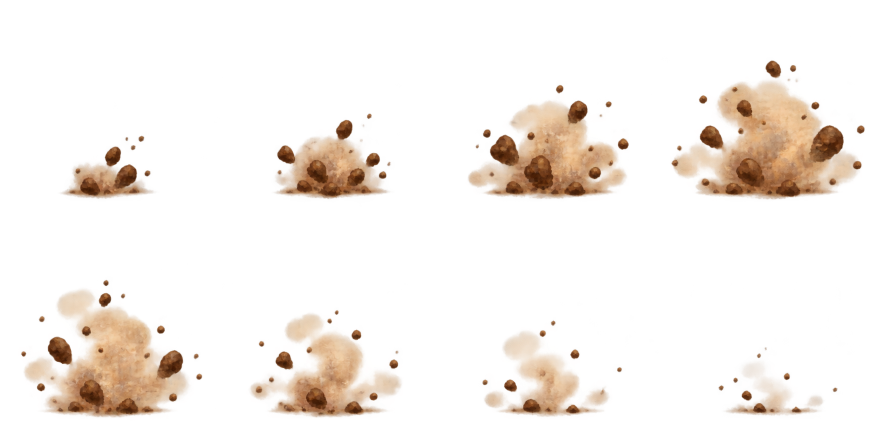
#> input picture assets/production_ui_v1/vfx/till_sheet.png, 1774 x 887 px (shown at 1/2 size); its folder holds 4 pictures in this run
$ python master_qa_evidence.py
#> lines starting #> are read from the running program, lines starting #| are printed output that depends on the picture
"""Build review-only contacts and hash/diff evidence; never mutate game art."""
import csv
import hashlib
import json
import re
import shutil
import sys
from pathlib import Path
from PIL import Image, ImageDraw, ImageFont

sys.stdout.reconfigure(encoding="utf-8")
ROOT = Path(__file__).resolve().parents[1]
REPORT = ROOT / "REPORTS/MASTER_PLAN_V1"
FONT = ImageFont.truetype(str(ROOT / "assets/fonts/BeVietnamPro-Regular.ttf"), 22)
SMALL = ImageFont.truetype(str(ROOT / "assets/fonts/BeVietnamPro-Regular.ttf"), 16)
BLUE = "#183d39"
CREAM = "#f8ebd0"
OUTPUT = REPORT / "CONTACTS"
OUTPUT.mkdir(parents=True, exist_ok=True)

def contact(paths, name, columns=3, width=480):
    tile_height = int(width * 720 / 1280) + 32
    canvas = Image.new("RGB", (width * columns, tile_height * ((len(paths) + columns - 1) // columns)), CREAM)
    draw = ImageDraw.Draw(canvas)
    for index, path in enumerate(paths):
        x, y = (index % columns) * width, (index // columns) * tile_height
        picture = Image.open(path).convert("RGB")
        picture.thumbnail((width, tile_height - 32), Image.Resampling.LANCZOS)
        canvas.paste(picture, (x, y + 32))
        draw.text((x + 8, y + 4), path.stem, font=SMALL, fill=BLUE)
    canvas.save(OUTPUT / name)

for fixture in ("FRESH", "RICH"):
    for locale in ("vi", "en"):
        paths = sorted((REPORT / "CAPTURES").glob(f"{fixture}_{locale}_*.png"))
        if paths: contact(paths, f"ALL_15_{fixture}_{locale}.png")
#> pass 2 of the loop `for fixture in ("FRESH", "RICH"):`:
for locale in ("vi", "en"):
    paths = sorted((REPORT / "FIELD").glob(f"{locale}_*.png"))
    if paths: contact(paths, f"FIELD_STATES_{locale}.png")
#> pass 2 of the loop `for locale in ("vi", "en"):`:

# Both source and composited thumbnail views are evidence, not altered runtime assets.
for action in ("till", "plant", "water", "fertilize", "harvest"):
    source = Image.open(ROOT / f"assets/production_ui_v1/vfx/{action}_sheet.png").convert("RGBA")
#> source is the input picture: PIL image 1774x887 RGBA; mean R, G, B, A 36.8, 24.7, 16.3, 28.8
    canvas = Image.new("RGBA", (1200, 640), CREAM)
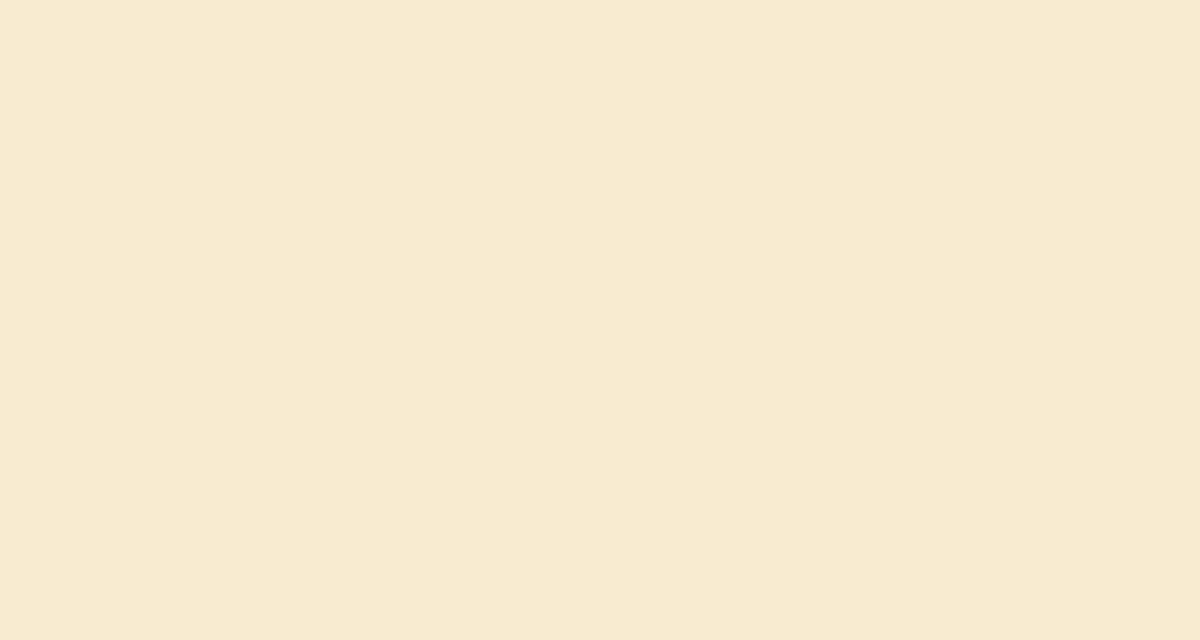
#> canvas: PIL image 1200x640 RGBA; mean R, G, B, A 248, 235, 208, 255
    draw = ImageDraw.Draw(canvas)
    for frame in range(8):
        x, y = frame % 4, frame // 4
        box = (round(x * source.width / 4), round(y * source.height / 2), round((x + 1) * source.width / 4), round((y + 1) * source.height / 2))
        cell = source.crop(box)
        cell.thumbnail((290, 280), Image.Resampling.LANCZOS)
        canvas.alpha_composite(cell, (x * 300 + (300 - cell.width) // 2, y * 320 + 32))
        draw.text((x * 300 + 10, y * 320 + 4), f"{action} / {frame + 1}", font=FONT, fill=BLUE)
#> this loop made 8 passes
#> pass 1, `cell = source.crop(box)`:
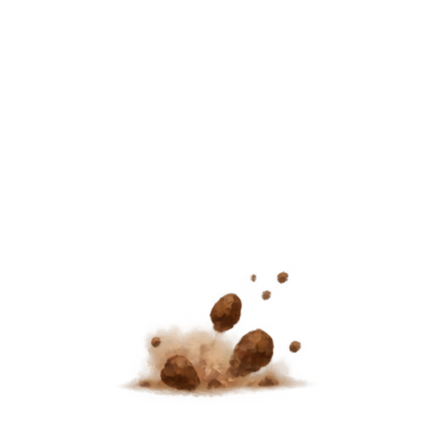
#> cell: PIL image 444x444 RGBA; mean R, G, B, A 9.3, 5.9, 3.2, 9.8; transparent parts drawn white
#> pass 2, `cell = source.crop(box)`:
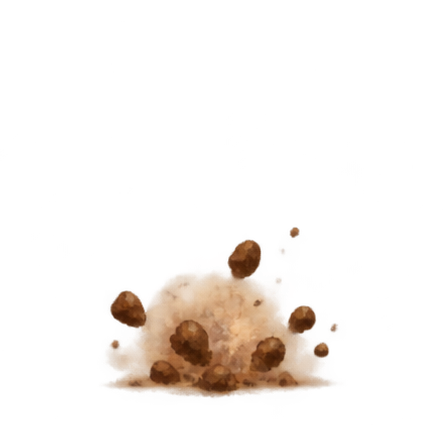
#> cell: PIL image 443x444 RGBA; mean R, G, B, A 21.7, 14.4, 8.7, 21.7; transparent parts drawn white
#> pass 3, `cell = source.crop(box)`:
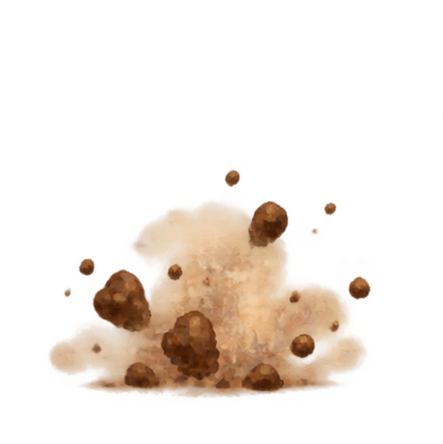
#> cell: PIL image 443x444 RGBA; mean R, G, B, A 46.2, 31.2, 20.3, 41.6; transparent parts drawn white
#> after the loop:
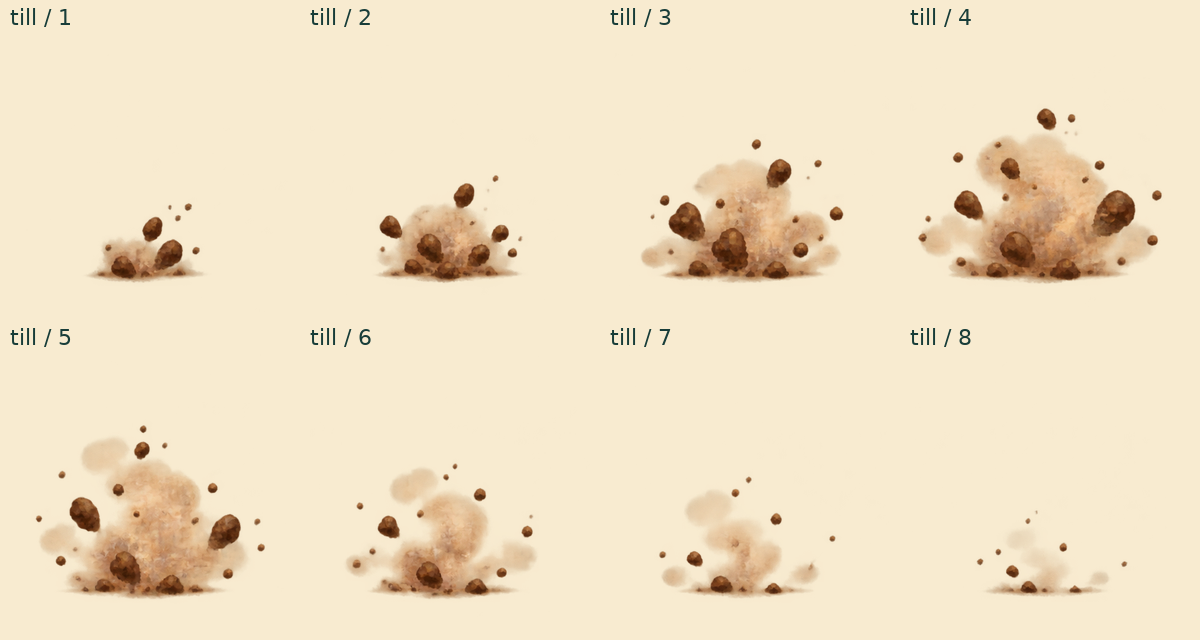
#> canvas: PIL image 1200x640 RGBA; mean R, G, B, A 240.8, 224.6, 196.4, 255
#> after the loop:
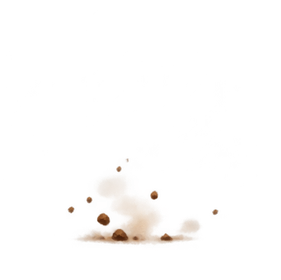
#> cell: PIL image 281x280 RGBA; mean R, G, B, A 12.7, 7.9, 4.9, 4.1; transparent parts drawn white
    canvas.convert("RGB").save(OUTPUT / f"VFX_{action.upper()}_SOURCE_CONTACT.png")
#> pass 2 of the loop `for action in ("till", "plant", "water", "fertilize", "harvest"):`:
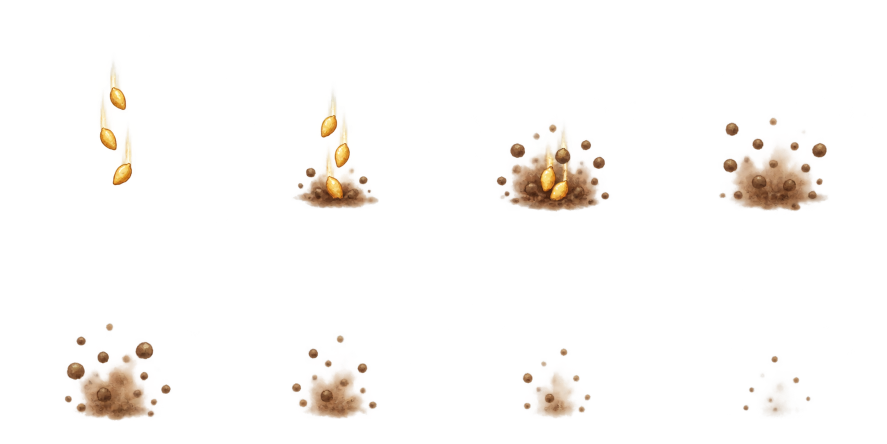
#> input picture assets/production_ui_v1/vfx/plant_sheet.png, 1774 x 887 px (shown at 1/2 size)
#> source is the input picture: PIL image 1774x887 RGBA; mean R, G, B, A 17.1, 11.4, 7, 10.9
#> after the loop `for frame in range(8):`:
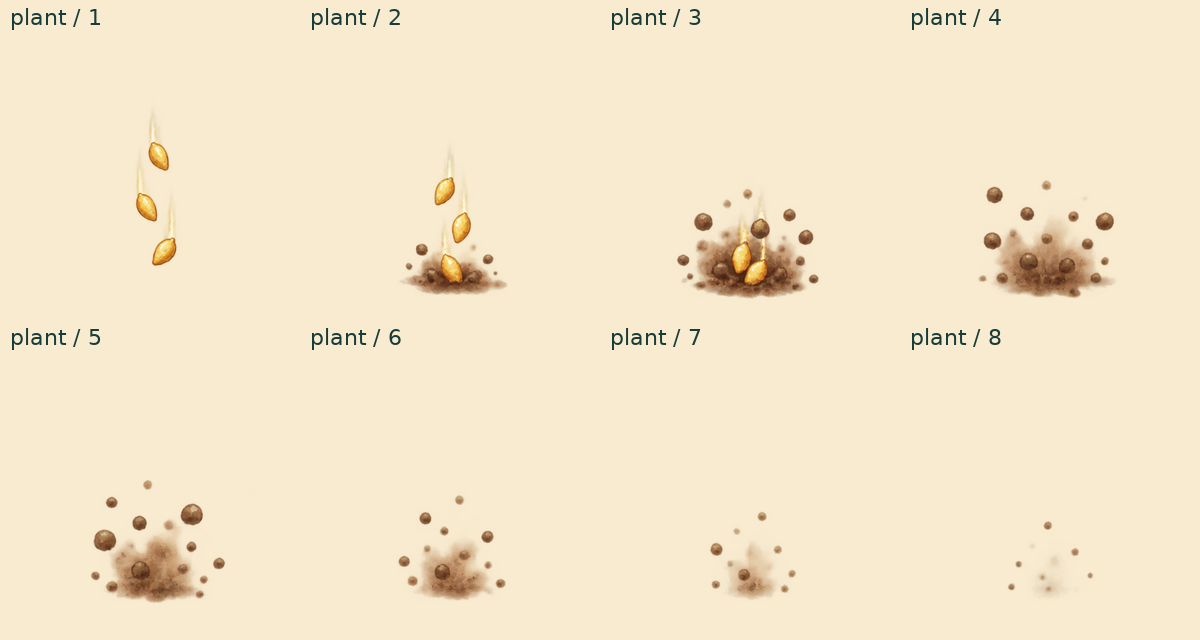
#> canvas: PIL image 1200x640 RGBA; mean R, G, B, A 244.2, 230.3, 202.8, 255
#> after the loop `for frame in range(8):`:
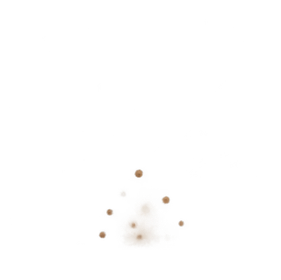
#> cell: PIL image 281x280 RGBA; mean R, G, B, A 4.3, 3.4, 2.2, 1; transparent parts drawn white
#> (the run stopped early here; a loop or call above may not have finished)
